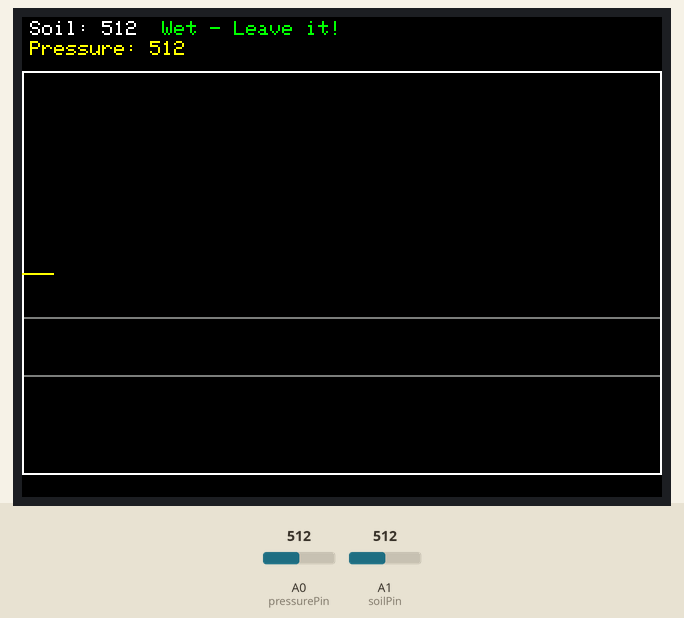
Simulated run of this sketch. Board: Arduino Uno, built with avr-gcc and run on an emulated ATmega328P. Parts: 320×240 colour display. Inputs (shaded band) come from the test bench; at power-on: A1 (soilPin) = 512, A0 (pressurePin) = 512.

Above: at 1.48 s.
1.5 s: A1 (soilPin) set to 412
3.2 s: A1 (soilPin) set to 384
At 3.25 s:
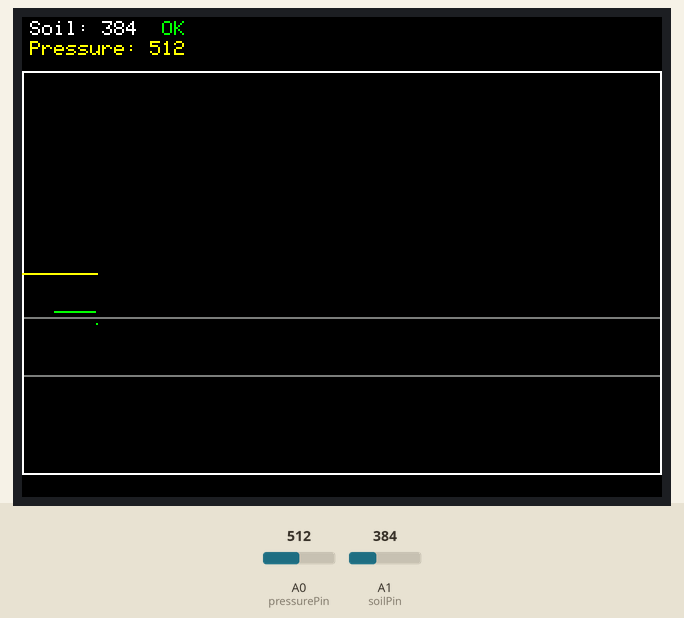
4.9 s: A1 (soilPin) set to 267
At 4.94 s:
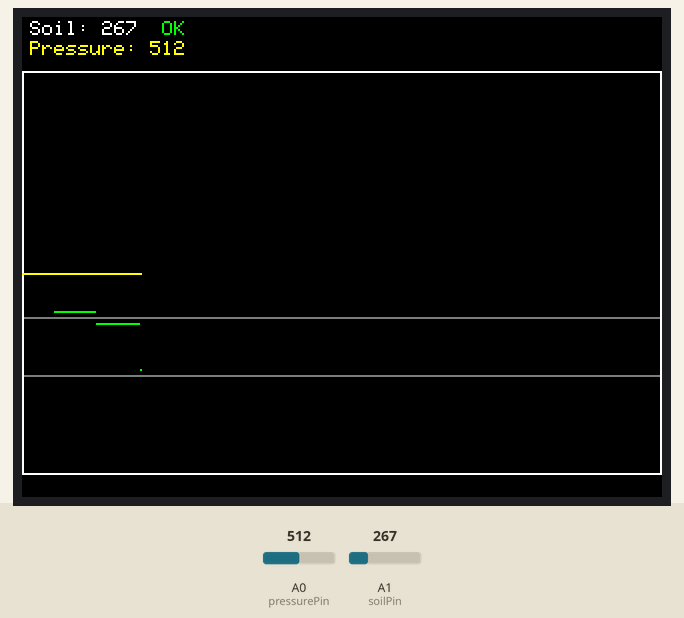
6.4 s: A1 (soilPin) set to 237
At 6.48 s:
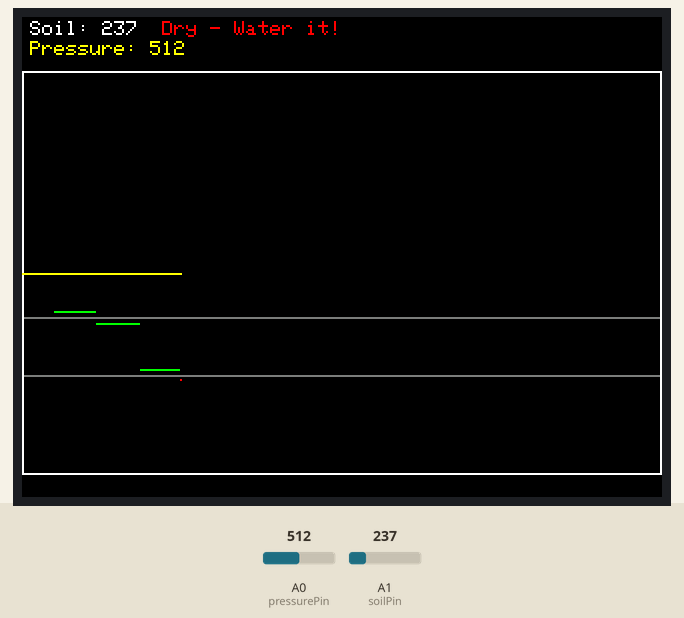
8.2 s: A0 (pressurePin) set to 390
At 8.26 s:
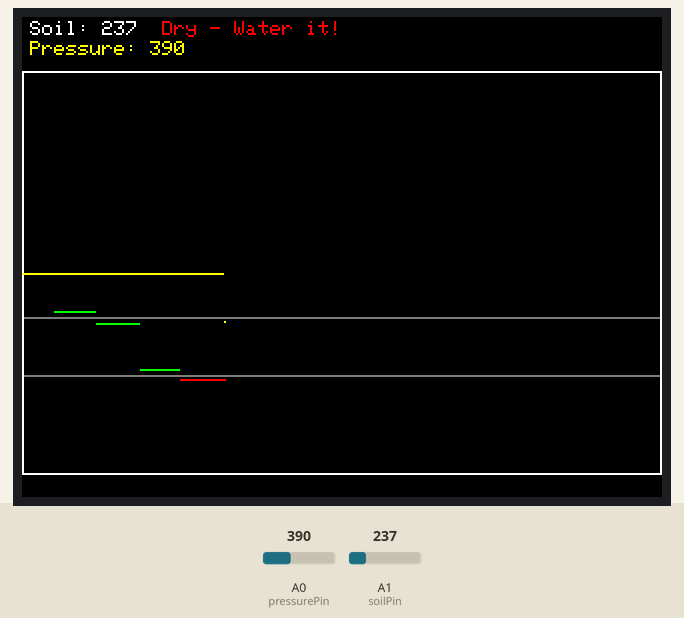
9.7 s: A0 (pressurePin) set to 410
At 9.87 s:
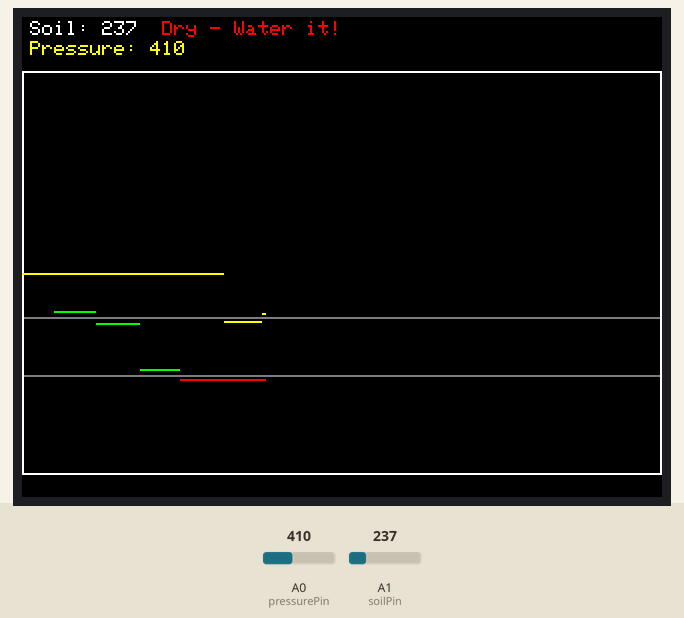

The sketch:

plotter.ino
```cpp
#include <SPI.h>
#include <Adafruit_GFX.h>
#include <Adafruit_ILI9341.h>

// ── TFT pins ──────────────────────────────────────────────
#define TFT_CS   10
#define TFT_DC    8
#define TFT_RST   9

Adafruit_ILI9341 tft = Adafruit_ILI9341(TFT_CS, TFT_DC, TFT_RST);

// ── Soil Moisture (A1, powered by D7) ─────────────────────
int soilPin   = A1;
int soilPower = 7;

int thresholdUp   = 400;
int thresholdDown = 250;

// ── Pressure Sensor (A0, always on) ───────────────────────
int pressurePin = A0;

// ── Plot settings ─────────────────────────────────────────
int plotWidth  = 320;
int plotHeight = 200;
int yOffset    = 28;   // slightly taller top bar to fit two labels
int xPos       = 0;

// ── Colors ────────────────────────────────────────────────
#define COLOR_WET      ILI9341_GREEN
#define COLOR_MID      ILI9341_GREEN
#define COLOR_DRY      ILI9341_RED
#define COLOR_PRESSURE ILI9341_YELLOW

// ── Helpers ───────────────────────────────────────────────
int readSoil() {
  digitalWrite(soilPower, HIGH);
  delay(10);
  int val = analogRead(soilPin);
  digitalWrite(soilPower, LOW);
  return val;
}

uint16_t moistureColor(int val) {
  if (val <= thresholdDown) return COLOR_DRY;
  if (val >= thresholdUp)   return COLOR_WET;
  return COLOR_MID;
}

void drawStatus(int soilValue, int pressureValue) {
  tft.fillRect(0, 0, plotWidth, yOffset - 2, ILI9341_BLACK);

  // ── Line 1: Soil moisture ──
  tft.setTextSize(1);
  tft.setCursor(4, 2);
  tft.setTextColor(ILI9341_WHITE, ILI9341_BLACK);
  tft.print("Soil: ");
  tft.print(soilValue);
  tft.print("  ");

  if (soilValue <= thresholdDown) {
    tft.setTextColor(COLOR_DRY, ILI9341_BLACK);
    tft.print("Dry - Water it!");
  } else if (soilValue >= thresholdUp) {
    tft.setTextColor(COLOR_WET, ILI9341_BLACK);
    tft.print("Wet - Leave it!");
  } else {
    tft.setTextColor(COLOR_MID, ILI9341_BLACK);
    tft.print("OK");
  }

  // ── Line 2: Pressure ──
  tft.setCursor(4, 12);
  tft.setTextColor(COLOR_PRESSURE, ILI9341_BLACK);
  tft.print("Pressure: ");
  tft.print(pressureValue);
}

void drawGuideLines() {
  int yUp   = map(thresholdUp,   0, 1023, yOffset + plotHeight - 1, yOffset);
  int yDown = map(thresholdDown, 0, 1023, yOffset + plotHeight - 1, yOffset);
  tft.drawFastHLine(1, yUp,   plotWidth - 2, ILI9341_DARKGREY);
  tft.drawFastHLine(1, yDown, plotWidth - 2, ILI9341_DARKGREY);
}

// ── Setup ─────────────────────────────────────────────────
void setup() {
  pinMode(soilPower, OUTPUT);
  digitalWrite(soilPower, LOW);

  tft.begin();
  tft.setRotation(1);
  tft.fillScreen(ILI9341_BLACK);

  tft.drawRect(0, yOffset - 1, plotWidth, plotHeight + 2, ILI9341_WHITE);
  drawGuideLines();
}

// ── Loop ──────────────────────────────────────────────────
void loop() {
  int soilValue     = readSoil();
  int pressureValue = analogRead(pressurePin);

  // Update status bar with both readings
  drawStatus(soilValue, pressureValue);

  // Plot soil moisture (A1) — colour-coded
  int y1 = map(soilValue,     0, 1023, yOffset + plotHeight - 1, yOffset);
  tft.drawPixel(xPos, y1, moistureColor(soilValue));

  // Plot pressure (A0) — yellow
  int y2 = map(pressureValue, 0, 1023, yOffset + plotHeight - 1, yOffset);
  tft.drawPixel(xPos, y2, COLOR_PRESSURE);

  // Advance scroll position
  xPos++;
  if (xPos >= plotWidth) {
    xPos = 0;
    tft.fillRect(1, yOffset, plotWidth - 2, plotHeight, ILI9341_BLACK);
    drawGuideLines();
  }

  delay(50);  // ~20 Hz
}
```

Measured:
- the behaviour switches between 400 and 399 on A1 (soilPin) (found by bisection; images 0 and 1)
- the behaviour switches between 251 and 250 on A1 (soilPin) (found by bisection; images 2 and 3)
- after the input at 3.2 s, the display: changes at once (image 1)
- after the input at 6.4 s, the display: changes after 0.07 s (image 3)
